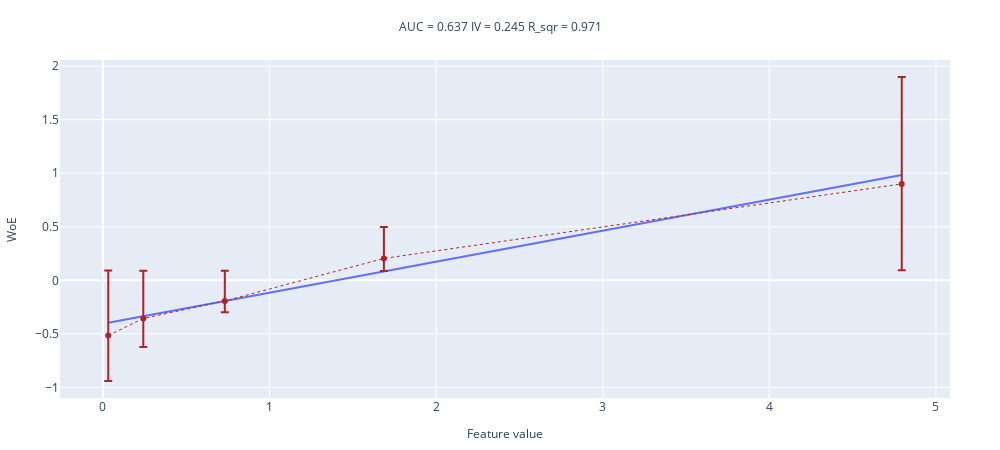

Notebook cell for this chart:
### Markdown cell above
#### №2

Запустите функцию с `values=x ** 2`. Как по графику определить эту ситуацию? Что нужно делать в таком случае?

### Code cell
woe_line(values=x ** 2, target=y, n_buckets=5)

### Figure 1 — Plotly figure (JSON) as saved in the notebook; plotly's stock layout.template omitted (floating-point values rounded to 4 significant figures)
{"data": [{"mode": "lines", "name": "interpolation_line", "showlegend": false, "type": "scatter", "x": [0.03208, 0.2425, 0.7318, 1.687, 4.795], "y": [-0.3951, -0.3342, -0.1927, 0.08348, 0.9825]}, {"error_y": {"array": [-0.4255, -0.2673, -0.1048, 0.2933, 0.999], "arrayminus": [-0.6068, -0.4455, -0.2811, 0.1169, 0.8054], "symmetric": false, "type": "data"}, "line": {"color": "firebrick", "dash": "dot", "width": 1}, "name": "WoE", "showlegend": false, "type": "scatter", "x": [0.03208, 0.2425, 0.7318, 1.687, 4.795], "y": [-0.5151, -0.3557, -0.1926, 0.2047, 0.9002]}], "layout": {"height": 450, "margin": {"b": 50, "l": 50, "r": 50, "t": 60}, "title": {"font": {"size": 12}, "text": "AUC = 0.637 IV = 0.245 R_sqr = 0.971 ", "x": 0.5, "xanchor": "center", "y": 0.95, "yanchor": "top"}, "width": 1000, "xaxis": {"title": {"font": {"size": 12}, "text": "Feature value"}}, "yaxis": {"title": {"font": {"size": 12}, "text": "WoE"}}}}
